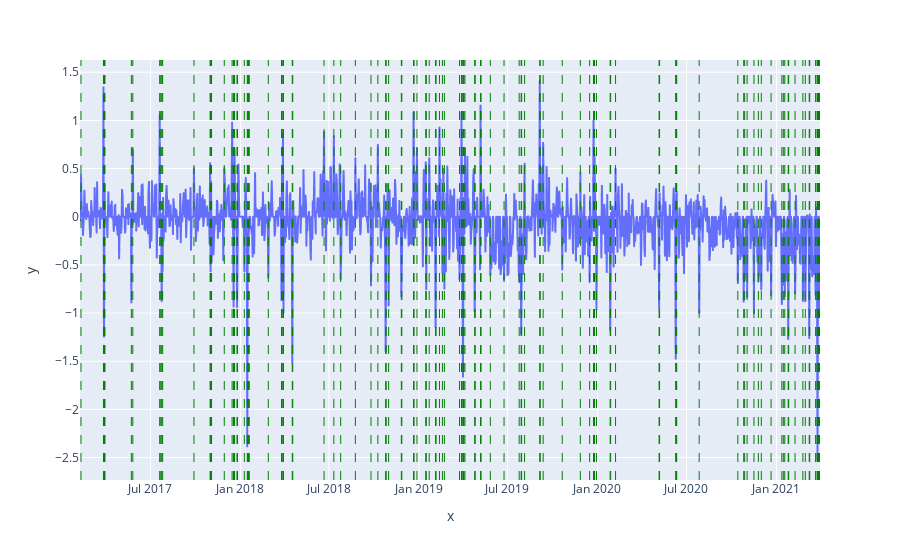

The notebook cell saved with this chart:
### Code cell
fig = px.line(x=timestamps, y=values)
for i in changepoint:
  fig.add_vline(x=i, line_width=1,line_dash="dash" ,line_color="green")
fig.show()

### Figure 1 — Plotly figure (JSON) as saved in the notebook; plotly's stock layout.template omitted (floating-point values rounded to 4 significant figures; data arrays with more than 128 entries replaced by an {"elided": "..."} marker saying what was removed)
{"data": [{"hovertemplate": "x=%{x}<br>y=%{y}<extra></extra>", "legendgroup": "", "line": {"color": "#636efa", "dash": "solid"}, "marker": {"symbol": "circle"}, "mode": "lines", "name": "", "showlegend": false, "type": "scattergl", "x": {"elided": "1514 str values"}, "xaxis": "x", "y": {"elided": "1514 float values"}, "yaxis": "y"}], "layout": {"autosize": true, "legend": {"tracegroupgap": 0}, "margin": {"t": 60}, "shapes": [{"line": {"color": "green", "dash": "dash", "width": 1}, "type": "line", "x0": "2017-02-09T00:00:00", "x1": "2017-02-09T00:00:00", "xref": "x", "y0": 0, "y1": 1, "yref": "y domain"}, {"line": {"color": "green", "dash": "dash", "width": 1}, "type": "line", "x0": "2017-03-27T00:00:00", "x1": "2017-03-27T00:00:00", "xref": "x", "y0": 0, "y1": 1, "yref": "y domain"}, {"line": {"color": "green", "dash": "dash", "width": 1}, "type": "line", "x0": "2017-03-28T00:00:00", "x1": "2017-03-28T00:00:00", "xref": "x", "y0": 0, "y1": 1, "yref": "y domain"}, {"line": {"color": "green", "dash": "dash", "width": 1}, "type": "line", "x0": "2017-03-29T00:00:00", "x1": "2017-03-29T00:00:00", "xref": "x", "y0": 0, "y1": 1, "yref": "y domain"}, {"line": {"color": "green", "dash": "dash", "width": 1}, "type": "line", "x0": "2017-03-30T00:00:00", "x1": "2017-03-30T00:00:00", "xref": "x", "y0": 0, "y1": 1, "yref": "y domain"}, {"line": {"color": "green", "dash": "dash", "width": 1}, "type": "line", "x0": "2017-05-23T00:00:00", "x1": "2017-05-23T00:00:00", "xref": "x", "y0": 0, "y1": 1, "yref": "y domain"}, {"line": {"color": "green", "dash": "dash", "width": 1}, "type": "line", "x0": "2017-05-26T00:00:00", "x1": "2017-05-26T00:00:00", "xref": "x", "y0": 0, "y1": 1, "yref": "y domain"}, {"line": {"color": "green", "dash": "dash", "width": 1}, "type": "line", "x0": "2017-07-20T00:00:00", "x1": "2017-07-20T00:00:00", "xref": "x", "y0": 0, "y1": 1, "yref": "y domain"}, {"line": {"color": "green", "dash": "dash", "width": 1}, "type": "line", "x0": "2017-07-21T00:00:00", "x1": "2017-07-21T00:00:00", "xref": "x", "y0": 0, "y1": 1, "yref": "y domain"}, {"line": {"color": "green", "dash": "dash", "width": 1}, "type": "line", "x0": "2017-07-24T00:00:00", "x1": "2017-07-24T00:00:00", "xref": "x", "y0": 0, "y1": 1, "yref": "y domain"}, {"line": {"color": "green", "dash": "dash", "width": 1}, "type": "line", "x0": "2017-07-26T00:00:00", "x1": "2017-07-26T00:00:00", "xref": "x", "y0": 0, "y1": 1, "yref": "y domain"}, {"line": {"color": "green", "dash": "dash", "width": 1}, "type": "line", "x0": "2017-09-28T00:00:00", "x1": "2017-09-28T00:00:00", "xref": "x", "y0": 0, "y1": 1, "yref": "y domain"}, {"line": {"color": "green", "dash": "dash", "width": 1}, "type": "line", "x0": "2017-10-31T00:00:00", "x1": "2017-10-31T00:00:00", "xref": "x", "y0": 0, "y1": 1, "yref": "y domain"}, {"line": {"color": "green", "dash": "dash", "width": 1}, "type": "line", "x0": "2017-11-01T00:00:00", "x1": "2017-11-01T00:00:00", "xref": "x", "y0": 0, "y1": 1, "yref": "y domain"}, {"line": {"color": "green", "dash": "dash", "width": 1}, "type": "line", "x0": "2017-11-03T00:00:00", "x1": "2017-11-03T00:00:00", "xref": "x", "y0": 0, "y1": 1, "yref": "y domain"}, {"line": {"color": "green", "dash": "dash", "width": 1}, "type": "line", "x0": "2017-11-29T00:00:00", "x1": "2017-11-29T00:00:00", "xref": "x", "y0": 0, "y1": 1, "yref": "y domain"}, {"line": {"color": "green", "dash": "dash", "width": 1}, "type": "line", "x0": "2017-12-15T00:00:00", "x1": "2017-12-15T00:00:00", "xref": "x", "y0": 0, "y1": 1, "yref": "y domain"}, {"line": {"color": "green", "dash": "dash", "width": 1}, "type": "line", "x0": "2017-12-18T00:00:00", "x1": "2017-12-18T00:00:00", "xref": "x", "y0": 0, "y1": 1, "yref": "y domain"}, {"line": {"color": "green", "dash": "dash", "width": 1}, "type": "line", "x0": "2017-12-19T00:00:00", "x1": "2017-12-19T00:00:00", "xref": "x", "y0": 0, "y1": 1, "yref": "y domain"}, {"line": {"color": "green", "dash": "dash", "width": 1}, "type": "line", "x0": "2017-12-20T00:00:00", "x1": "2017-12-20T00:00:00", "xref": "x", "y0": 0, "y1": 1, "yref": "y domain"}, {"line": {"color": "green", "dash": "dash", "width": 1}, "type": "line", "x0": "2017-12-25T00:00:00", "x1": "2017-12-25T00:00:00", "xref": "x", "y0": 0, "y1": 1, "yref": "y domain"}, {"line": {"color": "green", "dash": "dash", "width": 1}, "type": "line", "x0": "2017-12-26T00:00:00", "x1": "2017-12-26T00:00:00", "xref": "x", "y0": 0, "y1": 1, "yref": "y domain"}, {"line": {"color": "green", "dash": "dash", "width": 1}, "type": "line", "x0": "2018-01-09T00:00:00", "x1": "2018-01-09T00:00:00", "xref": "x", "y0": 0, "y1": 1, "yref": "y domain"}, {"line": {"color": "green", "dash": "dash", "width": 1}, "type": "line", "x0": "2018-01-15T00:00:00", "x1": "2018-01-15T00:00:00", "xref": "x", "y0": 0, "y1": 1, "yref": "y domain"}, {"line": {"color": "green", "dash": "dash", "width": 1}, "type": "line", "x0": "2018-01-16T00:00:00", "x1": "2018-01-16T00:00:00", "xref": "x", "y0": 0, "y1": 1, "yref": "y domain"}, {"line": {"color": "green", "dash": "dash", "width": 1}, "type": "line", "x0": "2018-01-17T00:00:00", "x1": "2018-01-17T00:00:00", "xref": "x", "y0": 0, "y1": 1, "yref": "y domain"}, {"line": {"color": "green", "dash": "dash", "width": 1}, "type": "line", "x0": "2018-01-18T00:00:00", "x1": "2018-01-18T00:00:00", "xref": "x", "y0": 0, "y1": 1, "yref": "y domain"}, {"line": {"color": "green", "dash": "dash", "width": 1}, "type": "line", "x0": "2018-01-19T00:00:00", "x1": "2018-01-19T00:00:00", "xref": "x", "y0": 0, "y1": 1, "yref": "y domain"}, {"line": {"color": "green", "dash": "dash", "width": 1}, "type": "line", "x0": "2018-02-27T00:00:00", "x1": "2018-02-27T00:00:00", "xref": "x", "y0": 0, "y1": 1, "yref": "y domain"}, {"line": {"color": "green", "dash": "dash", "width": 1}, "type": "line", "x0": "2018-03-26T00:00:00", "x1": "2018-03-26T00:00:00", "xref": "x", "y0": 0, "y1": 1, "yref": "y domain"}, {"line": {"color": "green", "dash": "dash", "width": 1}, "type": "line", "x0": "2018-03-27T00:00:00", "x1": "2018-03-27T00:00:00", "xref": "x", "y0": 0, "y1": 1, "yref": "y domain"}, {"line": {"color": "green", "dash": "dash", "width": 1}, "type": "line", "x0": "2018-03-29T00:00:00", "x1": "2018-03-29T00:00:00", "xref": "x", "y0": 0, "y1": 1, "yref": "y domain"}, {"line": {"color": "green", "dash": "dash", "width": 1}, "type": "line", "x0": "2018-03-30T00:00:00", "x1": "2018-03-30T00:00:00", "xref": "x", "y0": 0, "y1": 1, "yref": "y domain"}, {"line": {"color": "green", "dash": "dash", "width": 1}, "type": "line", "x0": "2018-04-17T00:00:00", "x1": "2018-04-17T00:00:00", "xref": "x", "y0": 0, "y1": 1, "yref": "y domain"}, {"line": {"color": "green", "dash": "dash", "width": 1}, "type": "line", "x0": "2018-04-18T00:00:00", "x1": "2018-04-18T00:00:00", "xref": "x", "y0": 0, "y1": 1, "yref": "y domain"}, {"line": {"color": "green", "dash": "dash", "width": 1}, "type": "line", "x0": "2018-06-21T00:00:00", "x1": "2018-06-21T00:00:00", "xref": "x", "y0": 0, "y1": 1, "yref": "y domain"}, {"line": {"color": "green", "dash": "dash", "width": 1}, "type": "line", "x0": "2018-07-11T00:00:00", "x1": "2018-07-11T00:00:00", "xref": "x", "y0": 0, "y1": 1, "yref": "y domain"}, {"line": {"color": "green", "dash": "dash", "width": 1}, "type": "line", "x0": "2018-07-25T00:00:00", "x1": "2018-07-25T00:00:00", "xref": "x", "y0": 0, "y1": 1, "yref": "y domain"}, {"line": {"color": "green", "dash": "dash", "width": 1}, "type": "line", "x0": "2018-08-24T00:00:00", "x1": "2018-08-24T00:00:00", "xref": "x", "y0": 0, "y1": 1, "yref": "y domain"}, {"line": {"color": "green", "dash": "dash", "width": 1}, "type": "line", "x0": "2018-09-25T00:00:00", "x1": "2018-09-25T00:00:00", "xref": "x", "y0": 0, "y1": 1, "yref": "y domain"}, {"line": {"color": "green", "dash": "dash", "width": 1}, "type": "line", "x0": "2018-10-09T00:00:00", "x1": "2018-10-09T00:00:00", "xref": "x", "y0": 0, "y1": 1, "yref": "y domain"}, {"line": {"color": "green", "dash": "dash", "width": 1}, "type": "line", "x0": "2018-10-25T00:00:00", "x1": "2018-10-25T00:00:00", "xref": "x", "y0": 0, "y1": 1, "yref": "y domain"}, {"line": {"color": "green", "dash": "dash", "width": 1}, "type": "line", "x0": "2018-10-26T00:00:00", "x1": "2018-10-26T00:00:00", "xref": "x", "y0": 0, "y1": 1, "yref": "y domain"}, {"line": {"color": "green", "dash": "dash", "width": 1}, "type": "line", "x0": "2018-10-31T00:00:00", "x1": "2018-10-31T00:00:00", "xref": "x", "y0": 0, "y1": 1, "yref": "y domain"}, {"line": {"color": "green", "dash": "dash", "width": 1}, "type": "line", "x0": "2018-11-26T00:00:00", "x1": "2018-11-26T00:00:00", "xref": "x", "y0": 0, "y1": 1, "yref": "y domain"}, {"line": {"color": "green", "dash": "dash", "width": 1}, "type": "line", "x0": "2018-11-27T00:00:00", "x1": "2018-11-27T00:00:00", "xref": "x", "y0": 0, "y1": 1, "yref": "y domain"}, {"line": {"color": "green", "dash": "dash", "width": 1}, "type": "line", "x0": "2018-12-21T00:00:00", "x1": "2018-12-21T00:00:00", "xref": "x", "y0": 0, "y1": 1, "yref": "y domain"}, {"line": {"color": "green", "dash": "dash", "width": 1}, "type": "line", "x0": "2018-12-22T00:00:00", "x1": "2018-12-22T00:00:00", "xref": "x", "y0": 0, "y1": 1, "yref": "y domain"}, {"line": {"color": "green", "dash": "dash", "width": 1}, "type": "line", "x0": "2018-12-28T00:00:00", "x1": "2018-12-28T00:00:00", "xref": "x", "y0": 0, "y1": 1, "yref": "y domain"}, {"line": {"color": "green", "dash": "dash", "width": 1}, "type": "line", "x0": "2019-01-15T00:00:00", "x1": "2019-01-15T00:00:00", "xref": "x", "y0": 0, "y1": 1, "yref": "y domain"}, {"line": {"color": "green", "dash": "dash", "width": 1}, "type": "line", "x0": "2019-01-16T00:00:00", "x1": "2019-01-16T00:00:00", "xref": "x", "y0": 0, "y1": 1, "yref": "y domain"}, {"line": {"color": "green", "dash": "dash", "width": 1}, "type": "line", "x0": "2019-01-22T00:00:00", "x1": "2019-01-22T00:00:00", "xref": "x", "y0": 0, "y1": 1, "yref": "y domain"}, {"line": {"color": "green", "dash": "dash", "width": 1}, "type": "line", "x0": "2019-02-04T00:00:00", "x1": "2019-02-04T00:00:00", "xref": "x", "y0": 0, "y1": 1, "yref": "y domain"}, {"line": {"color": "green", "dash": "dash", "width": 1}, "type": "line", "x0": "2019-02-05T00:00:00", "x1": "2019-02-05T00:00:00", "xref": "x", "y0": 0, "y1": 1, "yref": "y domain"}, {"line": {"color": "green", "dash": "dash", "width": 1}, "type": "line", "x0": "2019-02-12T00:00:00", "x1": "2019-02-12T00:00:00", "xref": "x", "y0": 0, "y1": 1, "yref": "y domain"}, {"line": {"color": "green", "dash": "dash", "width": 1}, "type": "line", "x0": "2019-02-18T00:00:00", "x1": "2019-02-18T00:00:00", "xref": "x", "y0": 0, "y1": 1, "yref": "y domain"}, {"line": {"color": "green", "dash": "dash", "width": 1}, "type": "line", "x0": "2019-02-22T00:00:00", "x1": "2019-02-22T00:00:00", "xref": "x", "y0": 0, "y1": 1, "yref": "y domain"}, {"line": {"color": "green", "dash": "dash", "width": 1}, "type": "line", "x0": "2019-03-25T00:00:00", "x1": "2019-03-25T00:00:00", "xref": "x", "y0": 0, "y1": 1, "yref": "y domain"}, {"line": {"color": "green", "dash": "dash", "width": 1}, "type": "line", "x0": "2019-03-29T00:00:00", "x1": "2019-03-29T00:00:00", "xref": "x", "y0": 0, "y1": 1, "yref": "y domain"}, {"line": {"color": "green", "dash": "dash", "width": 1}, "type": "line", "x0": "2019-03-30T00:00:00", "x1": "2019-03-30T00:00:00", "xref": "x", "y0": 0, "y1": 1, "yref": "y domain"}, {"line": {"color": "green", "dash": "dash", "width": 1}, "type": "line", "x0": "2019-04-01T00:00:00", "x1": "2019-04-01T00:00:00", "xref": "x", "y0": 0, "y1": 1, "yref": "y domain"}, {"line": {"color": "green", "dash": "dash", "width": 1}, "type": "line", "x0": "2019-04-02T00:00:00", "x1": "2019-04-02T00:00:00", "xref": "x", "y0": 0, "y1": 1, "yref": "y domain"}, {"line": {"color": "green", "dash": "dash", "width": 1}, "type": "line", "x0": "2019-04-03T00:00:00", "x1": "2019-04-03T00:00:00", "xref": "x", "y0": 0, "y1": 1, "yref": "y domain"}, {"line": {"color": "green", "dash": "dash", "width": 1}, "type": "line", "x0": "2019-04-05T00:00:00", "x1": "2019-04-05T00:00:00", "xref": "x", "y0": 0, "y1": 1, "yref": "y domain"}, {"line": {"color": "green", "dash": "dash", "width": 1}, "type": "line", "x0": "2019-04-25T00:00:00", "x1": "2019-04-25T00:00:00", "xref": "x", "y0": 0, "y1": 1, "yref": "y domain"}, {"line": {"color": "green", "dash": "dash", "width": 1}, "type": "line", "x0": "2019-04-26T00:00:00", "x1": "2019-04-26T00:00:00", "xref": "x", "y0": 0, "y1": 1, "yref": "y domain"}, {"line": {"color": "green", "dash": "dash", "width": 1}, "type": "line", "x0": "2019-05-07T00:00:00", "x1": "2019-05-07T00:00:00", "xref": "x", "y0": 0, "y1": 1, "yref": "y domain"}, {"line": {"color": "green", "dash": "dash", "width": 1}, "type": "line", "x0": "2019-05-08T00:00:00", "x1": "2019-05-08T00:00:00", "xref": "x", "y0": 0, "y1": 1, "yref": "y domain"}, {"line": {"color": "green", "dash": "dash", "width": 1}, "type": "line", "x0": "2019-05-27T00:00:00", "x1": "2019-05-27T00:00:00", "xref": "x", "y0": 0, "y1": 1, "yref": "y domain"}, {"line": {"color": "green", "dash": "dash", "width": 1}, "type": "line", "x0": "2019-06-24T00:00:00", "x1": "2019-06-24T00:00:00", "xref": "x", "y0": 0, "y1": 1, "yref": "y domain"}, {"line": {"color": "green", "dash": "dash", "width": 1}, "type": "line", "x0": "2019-07-25T00:00:00", "x1": "2019-07-25T00:00:00", "xref": "x", "y0": 0, "y1": 1, "yref": "y domain"}, {"line": {"color": "green", "dash": "dash", "width": 1}, "type": "line", "x0": "2019-07-29T00:00:00", "x1": "2019-07-29T00:00:00", "xref": "x", "y0": 0, "y1": 1, "yref": "y domain"}, {"line": {"color": "green", "dash": "dash", "width": 1}, "type": "line", "x0": "2019-07-30T00:00:00", "x1": "2019-07-30T00:00:00", "xref": "x", "y0": 0, "y1": 1, "yref": "y domain"}, {"line": {"color": "green", "dash": "dash", "width": 1}, "type": "line", "x0": "2019-08-05T00:00:00", "x1": "2019-08-05T00:00:00", "xref": "x", "y0": 0, "y1": 1, "yref": "y domain"}, {"line": {"color": "green", "dash": "dash", "width": 1}, "type": "line", "x0": "2019-09-05T00:00:00", "x1": "2019-09-05T00:00:00", "xref": "x", "y0": 0, "y1": 1, "yref": "y domain"}, {"line": {"color": "green", "dash": "dash", "width": 1}, "type": "line", "x0": "2019-09-06T00:00:00", "x1": "2019-09-06T00:00:00", "xref": "x", "y0": 0, "y1": 1, "yref": "y domain"}, {"line": {"color": "green", "dash": "dash", "width": 1}, "type": "line", "x0": "2019-09-12T00:00:00", "x1": "2019-09-12T00:00:00", "xref": "x", "y0": 0, "y1": 1, "yref": "y domain"}, {"line": {"color": "green", "dash": "dash", "width": 1}, "type": "line", "x0": "2019-10-21T00:00:00", "x1": "2019-10-21T00:00:00", "xref": "x", "y0": 0, "y1": 1, "yref": "y domain"}, {"line": {"color": "green", "dash": "dash", "width": 1}, "type": "line", "x0": "2019-11-27T00:00:00", "x1": "2019-11-27T00:00:00", "xref": "x", "y0": 0, "y1": 1, "yref": "y domain"}, {"line": {"color": "green", "dash": "dash", "width": 1}, "type": "line", "x0": "2019-12-16T00:00:00", "x1": "2019-12-16T00:00:00", "xref": "x", "y0": 0, "y1": 1, "yref": "y domain"}, {"line": {"color": "green", "dash": "dash", "width": 1}, "type": "line", "x0": "2019-12-24T00:00:00", "x1": "2019-12-24T00:00:00", "xref": "x", "y0": 0, "y1": 1, "yref": "y domain"}, {"line": {"color": "green", "dash": "dash", "width": 1}, "type": "line", "x0": "2019-12-25T00:00:00", "x1": "2019-12-25T00:00:00", "xref": "x", "y0": 0, "y1": 1, "yref": "y domain"}, {"line": {"color": "green", "dash": "dash", "width": 1}, "type": "line", "x0": "2019-12-26T00:00:00", "x1": "2019-12-26T00:00:00", "xref": "x", "y0": 0, "y1": 1, "yref": "y domain"}, {"line": {"color": "green", "dash": "dash", "width": 1}, "type": "line", "x0": "2019-12-30T00:00:00", "x1": "2019-12-30T00:00:00", "xref": "x", "y0": 0, "y1": 1, "yref": "y domain"}, {"line": {"color": "green", "dash": "dash", "width": 1}, "type": "line", "x0": "2020-01-27T00:00:00", "x1": "2020-01-27T00:00:00", "xref": "x", "y0": 0, "y1": 1, "yref": "y domain"}, {"line": {"color": "green", "dash": "dash", "width": 1}, "type": "line", "x0": "2020-01-28T00:00:00", "x1": "2020-01-28T00:00:00", "xref": "x", "y0": 0, "y1": 1, "yref": "y domain"}, {"line": {"color": "green", "dash": "dash", "width": 1}, "type": "line", "x0": "2020-02-07T00:00:00", "x1": "2020-02-07T00:00:00", "xref": "x", "y0": 0, "y1": 1, "yref": "y domain"}, {"line": {"color": "green", "dash": "dash", "width": 1}, "type": "line", "x0": "2020-05-06T00:00:00", "x1": "2020-05-06T00:00:00", "xref": "x", "y0": 0, "y1": 1, "yref": "y domain"}, {"line": {"color": "green", "dash": "dash", "width": 1}, "type": "line", "x0": "2020-05-07T00:00:00", "x1": "2020-05-07T00:00:00", "xref": "x", "y0": 0, "y1": 1, "yref": "y domain"}, {"line": {"color": "green", "dash": "dash", "width": 1}, "type": "line", "x0": "2020-06-09T00:00:00", "x1": "2020-06-09T00:00:00", "xref": "x", "y0": 0, "y1": 1, "yref": "y domain"}, {"line": {"color": "green", "dash": "dash", "width": 1}, "type": "line", "x0": "2020-06-10T00:00:00", "x1": "2020-06-10T00:00:00", "xref": "x", "y0": 0, "y1": 1, "yref": "y domain"}, {"line": {"color": "green", "dash": "dash", "width": 1}, "type": "line", "x0": "2020-06-11T00:00:00", "x1": "2020-06-11T00:00:00", "xref": "x", "y0": 0, "y1": 1, "yref": "y domain"}, {"line": {"color": "green", "dash": "dash", "width": 1}, "type": "line", "x0": "2020-07-27T00:00:00", "x1": "2020-07-27T00:00:00", "xref": "x", "y0": 0, "y1": 1, "yref": "y domain"}, {"line": {"color": "green", "dash": "dash", "width": 1}, "type": "line", "x0": "2020-10-14T00:00:00", "x1": "2020-10-14T00:00:00", "xref": "x", "y0": 0, "y1": 1, "yref": "y domain"}, {"line": {"color": "green", "dash": "dash", "width": 1}, "type": "line", "x0": "2020-10-26T00:00:00", "x1": "2020-10-26T00:00:00", "xref": "x", "y0": 0, "y1": 1, "yref": "y domain"}, {"line": {"color": "green", "dash": "dash", "width": 1}, "type": "line", "x0": "2020-10-28T00:00:00", "x1": "2020-10-28T00:00:00", "xref": "x", "y0": 0, "y1": 1, "yref": "y domain"}, {"line": {"color": "green", "dash": "dash", "width": 1}, "type": "line", "x0": "2020-11-02T00:00:00", "x1": "2020-11-02T00:00:00", "xref": "x", "y0": 0, "y1": 1, "yref": "y domain"}, {"line": {"color": "green", "dash": "dash", "width": 1}, "type": "line", "x0": "2020-11-16T00:00:00", "x1": "2020-11-16T00:00:00", "xref": "x", "y0": 0, "y1": 1, "yref": "y domain"}, {"line": {"color": "green", "dash": "dash", "width": 1}, "type": "line", "x0": "2020-11-25T00:00:00", "x1": "2020-11-25T00:00:00", "xref": "x", "y0": 0, "y1": 1, "yref": "y domain"}, {"line": {"color": "green", "dash": "dash", "width": 1}, "type": "line", "x0": "2020-12-01T00:00:00", "x1": "2020-12-01T00:00:00", "xref": "x", "y0": 0, "y1": 1, "yref": "y domain"}, {"line": {"color": "green", "dash": "dash", "width": 1}, "type": "line", "x0": "2020-12-21T00:00:00", "x1": "2020-12-21T00:00:00", "xref": "x", "y0": 0, "y1": 1, "yref": "y domain"}, {"line": {"color": "green", "dash": "dash", "width": 1}, "type": "line", "x0": "2021-01-12T00:00:00", "x1": "2021-01-12T00:00:00", "xref": "x", "y0": 0, "y1": 1, "yref": "y domain"}, {"line": {"color": "green", "dash": "dash", "width": 1}, "type": "line", "x0": "2021-01-15T00:00:00", "x1": "2021-01-15T00:00:00", "xref": "x", "y0": 0, "y1": 1, "yref": "y domain"}, {"line": {"color": "green", "dash": "dash", "width": 1}, "type": "line", "x0": "2021-01-18T00:00:00", "x1": "2021-01-18T00:00:00", "xref": "x", "y0": 0, "y1": 1, "yref": "y domain"}, {"line": {"color": "green", "dash": "dash", "width": 1}, "type": "line", "x0": "2021-01-25T00:00:00", "x1": "2021-01-25T00:00:00", "xref": "x", "y0": 0, "y1": 1, "yref": "y domain"}, {"line": {"color": "green", "dash": "dash", "width": 1}, "type": "line", "x0": "2021-01-26T00:00:00", "x1": "2021-01-26T00:00:00", "xref": "x", "y0": 0, "y1": 1, "yref": "y domain"}, {"line": {"color": "green", "dash": "dash", "width": 1}, "type": "line", "x0": "2021-02-08T00:00:00", "x1": "2021-02-08T00:00:00", "xref": "x", "y0": 0, "y1": 1, "yref": "y domain"}, {"line": {"color": "green", "dash": "dash", "width": 1}, "type": "line", "x0": "2021-02-24T00:00:00", "x1": "2021-02-24T00:00:00", "xref": "x", "y0": 0, "y1": 1, "yref": "y domain"}, {"line": {"color": "green", "dash": "dash", "width": 1}, "type": "line", "x0": "2021-03-01T00:00:00", "x1": "2021-03-01T00:00:00", "xref": "x", "y0": 0, "y1": 1, "yref": "y domain"}, {"line": {"color": "green", "dash": "dash", "width": 1}, "type": "line", "x0": "2021-03-09T00:00:00", "x1": "2021-03-09T00:00:00", "xref": "x", "y0": 0, "y1": 1, "yref": "y domain"}, {"line": {"color": "green", "dash": "dash", "width": 1}, "type": "line", "x0": "2021-03-10T00:00:00", "x1": "2021-03-10T00:00:00", "xref": "x", "y0": 0, "y1": 1, "yref": "y domain"}, {"line": {"color": "green", "dash": "dash", "width": 1}, "type": "line", "x0": "2021-03-22T00:00:00", "x1": "2021-03-22T00:00:00", "xref": "x", "y0": 0, "y1": 1, "yref": "y domain"}, {"line": {"color": "green", "dash": "dash", "width": 1}, "type": "line", "x0": "2021-03-25T00:00:00", "x1": "2021-03-25T00:00:00", "xref": "x", "y0": 0, "y1": 1, "yref": "y domain"}, {"line": {"color": "green", "dash": "dash", "width": 1}, "type": "line", "x0": "2021-03-26T00:00:00", "x1": "2021-03-26T00:00:00", "xref": "x", "y0": 0, "y1": 1, "yref": "y domain"}, {"line": {"color": "green", "dash": "dash", "width": 1}, "type": "line", "x0": "2021-03-27T00:00:00", "x1": "2021-03-27T00:00:00", "xref": "x", "y0": 0, "y1": 1, "yref": "y domain"}, {"line": {"color": "green", "dash": "dash", "width": 1}, "type": "line", "x0": "2021-03-28T00:00:00", "x1": "2021-03-28T00:00:00", "xref": "x", "y0": 0, "y1": 1, "yref": "y domain"}, {"line": {"color": "green", "dash": "dash", "width": 1}, "type": "line", "x0": "2021-03-29T00:00:00", "x1": "2021-03-29T00:00:00", "xref": "x", "y0": 0, "y1": 1, "yref": "y domain"}, {"line": {"color": "green", "dash": "dash", "width": 1}, "type": "line", "x0": "2021-03-30T00:00:00", "x1": "2021-03-30T00:00:00", "xref": "x", "y0": 0, "y1": 1, "yref": "y domain"}], "xaxis": {"anchor": "y", "autorange": true, "domain": [0, 1], "range": ["2017-02-07", "2021-03-31"], "title": {"text": "x"}, "type": "date"}, "yaxis": {"anchor": "x", "autorange": true, "domain": [0, 1], "range": [-2.733, 1.627], "title": {"text": "y"}, "type": "linear"}}}
